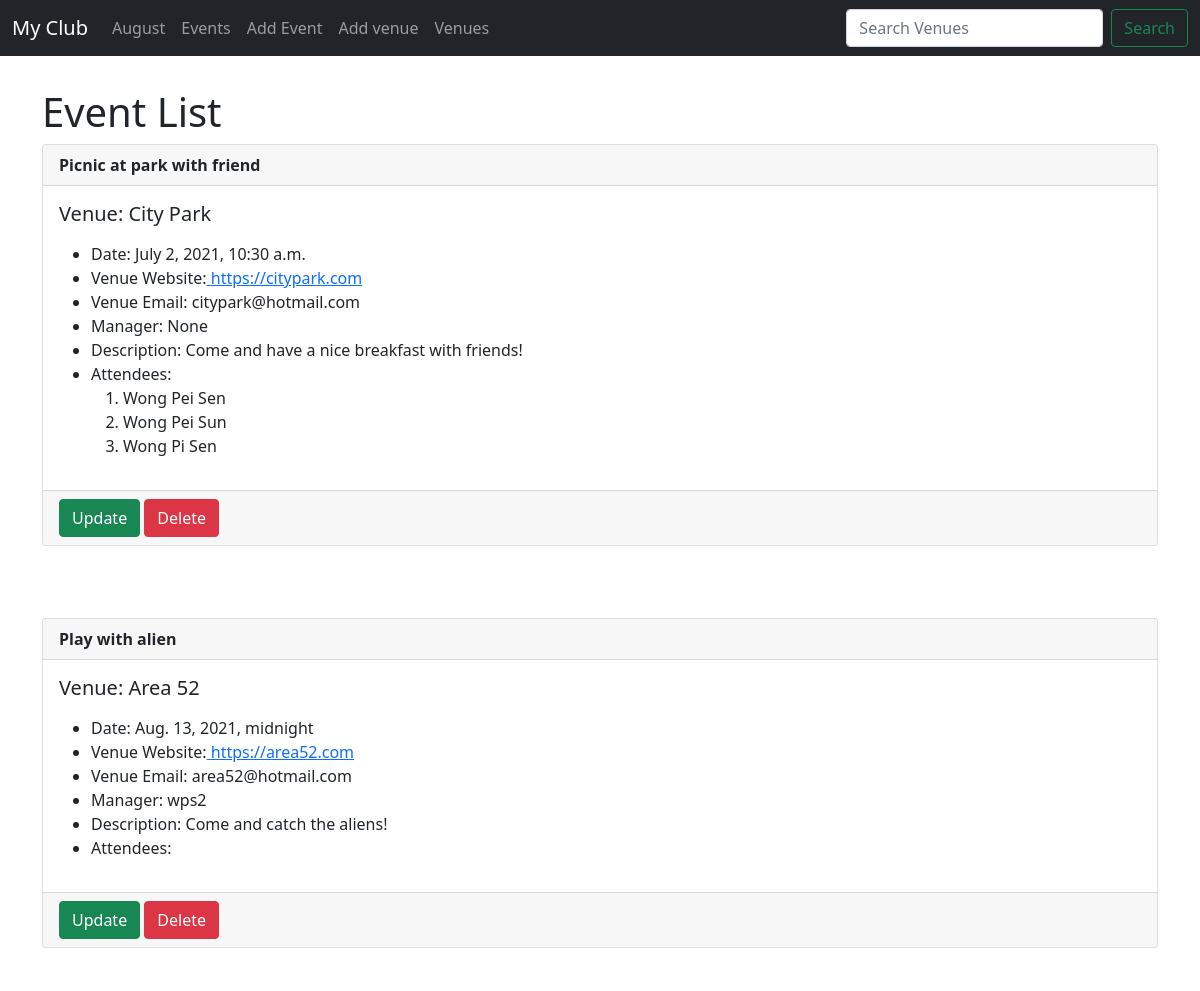
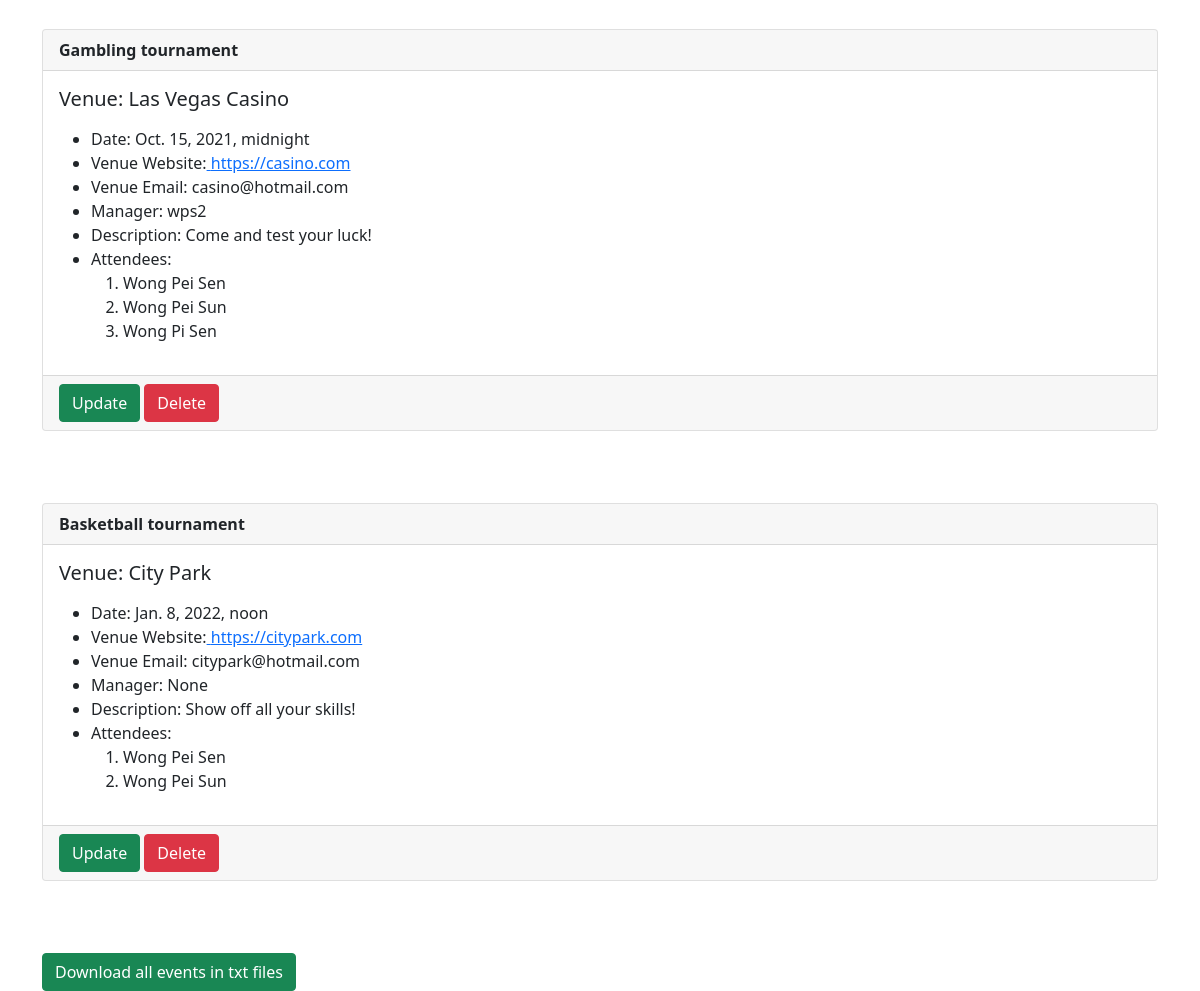
The app's page /events with its own data (2 pictures, top to bottom).
### events/models.py (models this page shows)
class Event(models.Model):
	name        = models.CharField('Event Name', max_length = 120)
	event_date  = models.DateTimeField('Event Date')
	venue       = models.ForeignKey(Venue, blank=True, null = True, on_delete= models.CASCADE)  # Connect the venue table into Event table
	manager     = models.ForeignKey(User, blank = True, null = True, on_delete = models.SET_NULL) # When the manager delete his profile, other event managed by him will be invalid(null)
	description = models.TextField(blank=True)
	attendees   = models.ManyToManyField(MyClubUser, blank = True)
	def __str__(self):
		return self.name

class Venue(models.Model):
	name =models.CharField('Venue Name', max_length=120)
	address = models.CharField(max_length=300)
	zip_code =models.CharField(max_length=15)
	phone = models.CharField(max_length=25, blank =True)
	web = models.URLField('Website Address', blank =True)
	email_address = models.EmailField('Email Address', blank =True)
	def __str__(self):    # Show the name of object created in admin site
		return self.name

class MyClubUser(models.Model):
	first_name = models.CharField(max_length = 50)
	last_name = models.CharField(max_length = 50)
	email = models.EmailField('User Email')
	def __str__(self):
		return self.first_name + ' ' + self.last_name

### events/views.py (the view)
# urls.py: path('events', views.all_events, name= 'event-list'),
def all_events(request):
	event_list = Event.objects.all().order_by('event_date')
	context = {
		'event_list':event_list
	}
	return render(request, 'events/event_list.html', context)

### events/templates/events/event_list.html
{% extends 'events/base.html' %}
{% block content %}
<h1>Event List</h1>
{% for events in event_list %}
<div class="card">
  <div class="card-header">
    <strong>{{ events }} </strong>
  </div>
  <div class="card-body">
    <h5 class="card-title">Venue: {{ events.venue }}</h5>
    <p class="card-text">
	<ul>
		<li>Date: {{ events.event_date }}</li>
		<li>Venue Website:<a href="{{ events.venue.web }}"> {{ events.venue.web }}</li></a>
		<li>Venue Email: {{ events.venue.email_address }}</li>
		<li>Manager: {{ events.manager }}</li>
		<li>Description: {{ events.description }}</li>
		<li>Attendees:  </li>
		<ol>
		{% for user in events.attendees.all %}
		<li>{{ user }}</li>
		{% endfor %}
	</ol>
	</ul>
	</p>
  </div>
  <div class="card-footer text-muted">
    <a href="{% url 'update-event' events.id %} "><button class="btn btn-success">Update</button></a>
    <a href="{% url 'delete-event' events.id %} "><button class="btn btn-danger">Delete</button></a>
  </div>
</div>
<br/><br/><br/>
{% endfor %}
<a href="{% url 'event-text' %} "><button class="btn btn-success">Download all events in txt files</button></a>
{% endblock %}

### records on screen
Event: name "Picnic at park with friend", venue "City Park", event_date "July 2, 2021, 10:30 a.m.", venue.web "https://citypark.com", venue.email_address "citypark@hotmail.com", manager "None", description "Come and have a nice breakfast with friends!"
MyClubUser: first_name+last_name "Wong Pei Sen"
MyClubUser: first_name+last_name "Wong Pei Sun"
MyClubUser: first_name+last_name "Wong Pi Sen"
Event: name "Play with alien", venue "Area 52", event_date "Aug. 13, 2021, midnight", venue.web "https://area52.com", venue.email_address "area52@hotmail.com", manager "wps2", description "Come and catch the aliens!"
Event: name "Gambling tournament", venue "Las Vegas Casino", event_date "Oct. 15, 2021, midnight", venue.web "https://casino.com", venue.email_address "casino@hotmail.com", manager "wps2", description "Come and test your luck!"
Event: name "Basketball tournament", venue "City Park", event_date "Jan. 8, 2022, noon", venue.web "https://citypark.com", venue.email_address "citypark@hotmail.com", manager "None", description "Show off all your skills!"
